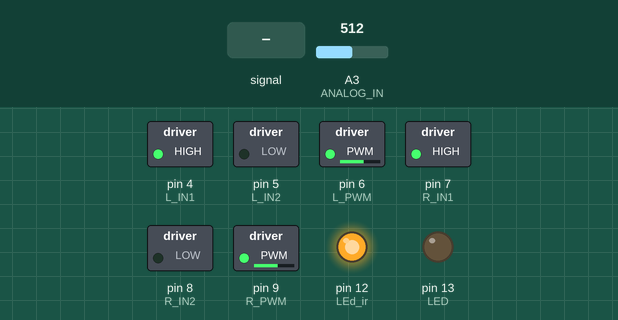
This sketch was run on a simulated Arduino Uno, built with avr-gcc and run on an emulated ATmega328P. On the bench: switched loads named in the sketch (green lamp = pin HIGH), output pins drawn as LEDs (lit = HIGH). The inputs (shaded band) are chosen by the test bench; at power-on: A3 (ANALOG_IN) = 512. Pins used as bus, display or sensor lines are not drawn; what the sketch prints to the serial monitor is not drawn.

Above: at 2.6 s.
2.7 s: A3 (ANALOG_IN) fed a 200 Hz sine of ±81 counts around its level
5.7 s: A3 (ANALOG_IN) set to 1023
At 6.9 s:
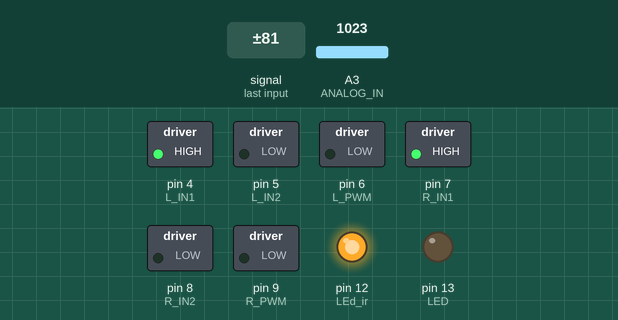
7.2 s: A3 (ANALOG_IN) set to 982
At 7.7 s:
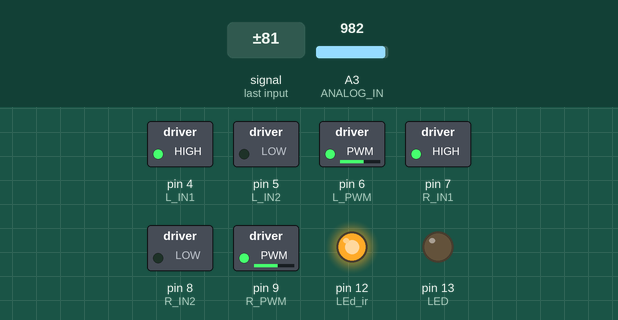
Timing chart, 0 to 10.2 s (numbered marks = the images above; inputs shaded):
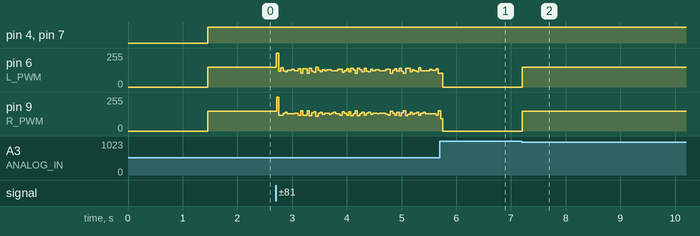

Measured:
- the behaviour switches between 1000 and 999 on A3 (ANALOG_IN) (found by bisection; images 1 and 2)
- after the input at 7.2 s, pin 6 (L_PWM), pin 9 (R_PWM): 0/255 → 150/255 at once

The sketch:

anshuman.ino
```cpp
// ---------- PIN DEFINITIONS ----------

// 16-Sensor IR Array (Multiplexed)
#define LEd_ir  12
#define S0      19
#define S1      18
#define S2      15
#define S3      16
#define LED     13
int ANALOG_IN = A3;

// IR Sensor Values
int sensorAnalog[16];
int sensorMin[16];
int sensorMax[16];

// ---------- MOTOR PINS (TB6612) ----------
// Left Motor
#define L_IN1 4
#define L_IN2 5
#define L_PWM 6

// Right Motor
#define R_IN1 7
#define R_IN2 8
#define R_PWM 9

// ---------- PID PARAMETERS ----------
float Kp = 0.25;
float Kd = 2.2;
float lastError = 0;

// ---------- SPEED ----------
int baseSpeed = 150;


// ======================================================
//                      SETUP
// ======================================================
void setup() {
  Serial.begin(115200);

  pinMode(LEd_ir, OUTPUT);
  pinMode(S0, OUTPUT);
  pinMode(S1, OUTPUT);
  pinMode(S2, OUTPUT);
  pinMode(S3, OUTPUT);
  pinMode(LED, OUTPUT);

  digitalWrite(LEd_ir, HIGH);

  // Motor pins
  pinMode(L_IN1, OUTPUT);
  pinMode(L_IN2, OUTPUT);
  pinMode(L_PWM, OUTPUT);
  pinMode(R_IN1, OUTPUT);
  pinMode(R_IN2, OUTPUT);
  pinMode(R_PWM, OUTPUT);

  // Initialize min/max arrays
  for(int i=0;i<16;i++){
    sensorMin[i] = 1023;
    sensorMax[i] = 0;
  }

  Serial.println("Calibrating sensors...");

  // ---- 500-loop Calibration ----
  for(int t = 0; t < 500; t++){
    readSensors();

    for(int i = 0; i < 16; i++){
      if(sensorAnalog[i] < sensorMin[i]) sensorMin[i] = sensorAnalog[i];
      if(sensorAnalog[i] > sensorMax[i]) sensorMax[i] = sensorAnalog[i];
    }
  }

  Serial.println("Calibration Done!");
}


// ======================================================
//                 SENSOR READ FUNCTION
// ======================================================
void readSensors() {
  for (int i = 0; i < 16; i++) {

    digitalWrite(S0, i & 0x01);
    digitalWrite(S1, i & 0x02);
    digitalWrite(S2, i & 0x04);
    digitalWrite(S3, i & 0x08);
    delayMicroseconds(5);

    sensorAnalog[i] = analogRead(ANALOG_IN);

    // Normalize 0–1000
    sensorAnalog[i] = map(sensorAnalog[i],
                          sensorMin[i], sensorMax[i],
                          0, 1000);
    sensorAnalog[i] = constrain(sensorAnalog[i], 0, 1000);
  }
}


// ======================================================
//           POSITION CALCULATION (0–15000)
// ======================================================
long getLinePosition() {
  long weightedSum = 0;
  long total = 0;

  for(int i = 0; i < 16; i++){
    int value = 1000 - sensorAnalog[i];  // black = higher weight
    weightedSum += (long)value * (i * 1000);   // sensor index * 1000
    total += value;
  }

  if (total == 0) return -1;   // line lost

  return weightedSum / total;  // position (0–15000)
}


// ======================================================
//                       MOTOR CONTROL
// ======================================================
void setMotorLeft(int speed){
  if(speed >= 0){
    digitalWrite(L_IN1, HIGH);
    digitalWrite(L_IN2, LOW);
    analogWrite(L_PWM, speed);
  } else {
    digitalWrite(L_IN1, LOW);
    digitalWrite(L_IN2, HIGH);
    analogWrite(L_PWM, -speed);
  }
}

void setMotorRight(int speed){
  if(speed >= 0){
    digitalWrite(R_IN1, HIGH);
    digitalWrite(R_IN2, LOW);
    analogWrite(R_PWM, speed);
  } else {
    digitalWrite(R_IN1, LOW);
    digitalWrite(R_IN2, HIGH);
    analogWrite(R_PWM, -speed);
  }
}


// ======================================================
//                         LOOP
// ======================================================
void loop() {

  readSensors();

  long pos = getLinePosition();

  if(pos == -1){
    // Line lost → stop or search
    setMotorLeft(0);
    setMotorRight(0);
    return;
  }

  int error = pos - 7500;   // 0–15000 → midpoint 7500

  // ---- PD CONTROL ----
  float P = Kp * error;
  float D = Kd * (error - lastError);
  float correction = P + D;
  lastError = error;

  // ---- Apply to motors ----
  int leftSpeed  = baseSpeed - correction;
  int rightSpeed = baseSpeed + correction;

  leftSpeed  = constrain(leftSpeed,  0, 255);
  rightSpeed = constrain(rightSpeed, 0, 255);

  setMotorLeft(leftSpeed);
  setMotorRight(rightSpeed);
}
```
